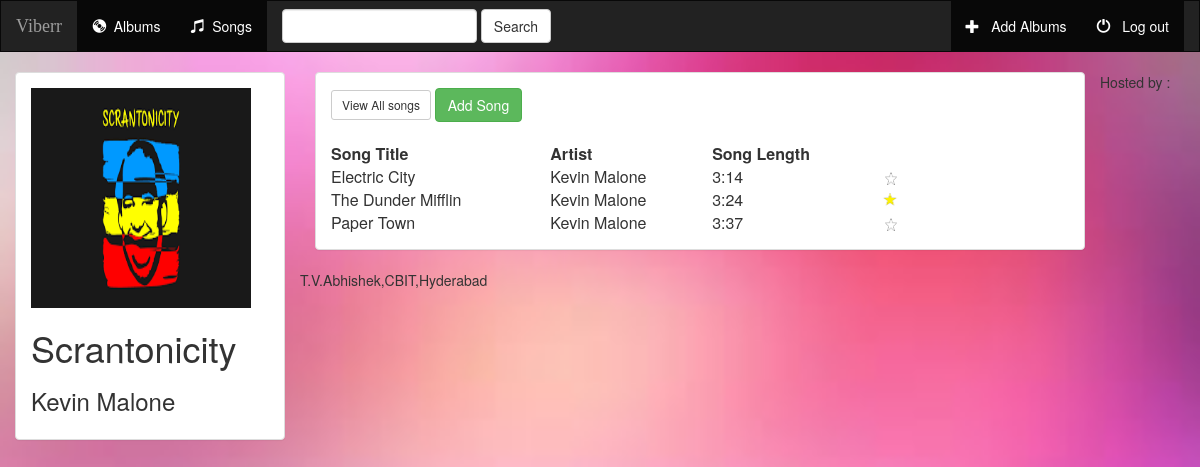
The app's page /music/1/ with its own data.
### music/models.py (models this page shows, shortened)
class Album(models.Model):
      artist           = models.CharField(max_length=50)
      album_title      = models.CharField(max_length = 100)
      genre           = models.CharField(max_length=50)
      album_logo      = models.FileField()

class Song(models.Model):
      album           = models.ForeignKey(Album,on_delete = models.CASCADE)
      file_type       = models.CharField(max_length=10)
      song_title      = models.CharField(max_length=200)
      song_length     = models.CharField(max_length=30)
      is_Favorite     = models.BooleanField(default = False)

### music/views.py (the view)
# urls.py: url(r'^(?P<pk>[0-9]+)/$',views.DetailView.as_view(),name = 'detail'),
class DetailView(generic.DetailView):
    template_name = 'music/detail.html'
    model = Album

### music/templates/music/detail.html (shortened to what this page needs)
{% extends 'music/base.html' %}
{% block body %}
<div class = "col-sm-3">
<div class = "panel panel-default">
            <div class = "panel-body">
                <img src = "{{album.album_logo.url}}" height = "220" width="220">
<h1> {{ album.album_title }}</h1>
<h3> {{ album.artist }} </h3>
            </div>
    </div>
</div>
            <div class = "col-sm-8">
                <div class = "panel panel-default">
                    <div class = "panel-body">
                <form action = "{% url 'music:detail' album.id %} " method = "get" style = "display:inline">
                    <button type = "submit" class = "btn btn-default btn-sm">
                        View All songs
                    </button>
                </form>
                 <form action = "{% url 'music:song_add' %}" method = "post" style = "display:inline " >
                     <button type = "submit" class = "btn btn-default btn-success">
                         Add Song
                     </button>
                 </form><br><br>
                        <table width = "80%" cellpadding="30px">
                            <thead>
                            <th> Song Title  </th>
                            <th> Artist      </th>
                            <th>Song Length      </th>
                            </thead>
                               {% for song in album.song_set.all %}
                                <tr>
                                <td>{{ song.song_title }}</td>
                                <td>{{ song.album.artist }}</td>
                                <td>{{ song.song_length }}</td>
                                <td>{% if song.is_Favorite %}
                                    <img src = "../../static/music/images/star.jpg" height = "15" widht = "25"/>
                                    {% else %}
                                      &nbsp; <img src="../../static/music/images/star1.jpg" height = "13" width = "12"/>
                                    {% endif %}
                                </td>
                                </tr>
                                {% endfor %}
                        </table>
 </div>
 </div>
</div>
{% endblock %}

### music/static/music/style.css (style rules this page uses)
body { background : blue url("images/bgimages.jpg"); background-size: cover; background-repeat: no-repeat; background-position: center center; ; }

### records on screen
Album: album_logo (picture), album_title "Scrantonicity", artist "Kevin Malone"
Song: song_title "Electric City", album.artist "Kevin Malone", song_length "3:14", is_Favorite False (drawn)
Song: song_title "The Dunder Mifflin", album.artist "Kevin Malone", song_length "3:24", is_Favorite True (drawn)
Song: song_title "Paper Town", album.artist "Kevin Malone", song_length "3:37", is_Favorite False (drawn)
